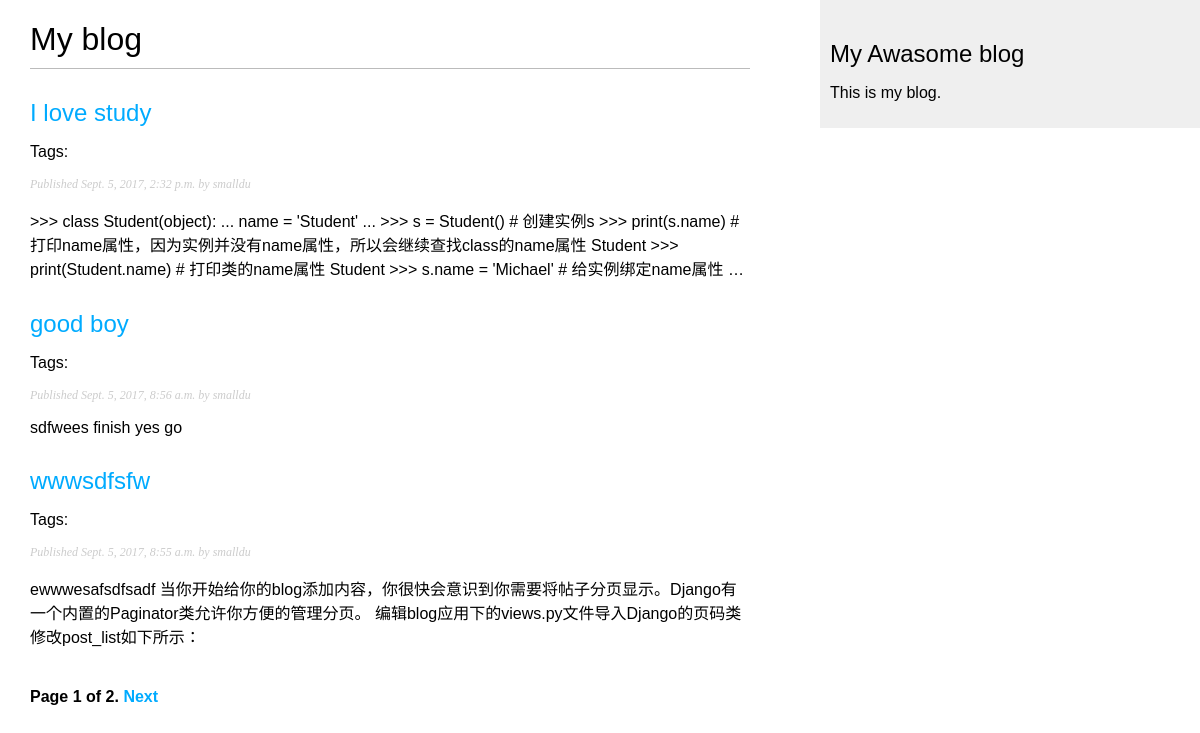
Screenshot of /blog/ with the database file from the repository.
### blog/models.py (models this page shows, shortened)
class Post(models.Model):
    objects = models.Manager()
    published = PublishedManager()
    STATUS_CHOICES = (
        ('draft', 'Draft'),
        ('published', 'Published'),
    )
    title = models.CharField(max_length=250)
    slug = models.SlugField(max_length=250,
                            unique_for_date='publish')
    author = models.ForeignKey(User,
                                related_name='blog_posts')
    body = models.TextField()
    publish = models.DateTimeField(default=timezone.now)
    created = models.DateTimeField(auto_now_add=True)
    updated = models.DateTimeField(auto_now=True)
    status = models.CharField(max_length=10,
                                choices=STATUS_CHOICES,
                                default='draft')
    tags = TaggableManager() # 第三方
    class Meta:
        ordering = ('-publish',)
    def get_absolute_url(self):
        return reverse('blog:post_detail',
            args=[self.publish.year ,
            self.publish.strftime('%m'),
            self.publish.strftime('%d'),
            self.slug
            ])

### blog/views.py (the view)
# urls.py: url(r'^tag/(?P<tag_slug>[-\w]+)/$',views.post_list,
def post_list(request,tag_slug=None):
	object_list = Post.published.all()
	tag = None
	paginator = Paginator(object_list,3) # 每页3个元素
	page = request.GET.get('page')
	if tag_slug:
		tag = get_object_or_404(Tag,slug=tag_slug)
		object_list = object_list.filter(tags__in = [tag])
	try:
		posts = paginator.page(page)
	except PageNotAnInteger:
		posts = paginator.page(1)
	except EmptyPage:
		posts = paginator.page(paginator.num_pages)
	return render(request,
				'blog/post/list.html',
				{ 'page': page ,
				'tag':tag,
				'posts':posts})

### blog/models.py (called while the page is built)
    def get_queryset(self):
        return super(PublishedManager,
                    self).get_queryset().filter(status='published')

### blog/templates/blog/post/list.html (shortened to what this page needs)
{% extends 'blog/base.html' %}
{% block content %}
	<h1>My blog</h1>
	{% for post in posts %}
		<h2>
			<a href="{{ post.get_absolute_url }}">
				{{ post.title }}
			</a>
		</h2>
		<p class="tags">
		  Tags:
		</p>
		<p class="date">
			Published {{ post.publish }} by {{ post.author }}
		</p>
		{{ post.body|truncatewords:30|linebreaks }}
	{% endfor %}
	{% include 'blog/post/pagination.html' with page=posts %}
{% endblock %}

### blog/static/css/blog.css (style rules this page uses)
body { margin:0; padding:0; font-family:helvetica, sans-serif; }
a { color:#00abff; text-decoration:none; }
h1 { font-weight:normal; border-bottom:1px solid #bbb; padding:0 0 10px 0; }
h2 { font-weight:normal; margin:30px 0 0; }
p.date { color:#ccc; font-family: georgia, serif; font-size: 12px; font-style: italic; }

### rows the page displays
Post: title "I love study", publish "Sept. 5, 2017, 2:32 p.m.", author "smalldu", body ">>> class Student(object): ... name = 'Student' ... >>> s = Student() # 创建实例s >>> print(s.name) # 打印name属性，因为实例并没有name属性，所以会继续查找class的name属性 Student >>> print(Student.name) # 打印类的name属性 Student >>> s.name = 'Michael' # 给实例绑定name属性 …"
Post: title "good boy", publish "Sept. 5, 2017, 8:56 a.m.", author "smalldu", body "sdfwees finish yes go"
Post: title "wwwsdfsfw", publish "Sept. 5, 2017, 8:55 a.m.", author "smalldu", body "ewwwesafsdfsadf 当你开始给你的blog添加内容，你很快会意识到你需要将帖子分页显示。Django有一个内置的Paginator类允许你方便的管理分页。 编辑blog应用下的views.py文件导入Django的页码类修改post_list如下所示："

### other values shown
{{ page.number }} "1"
{{ page.paginator.num_pages }} "2"
